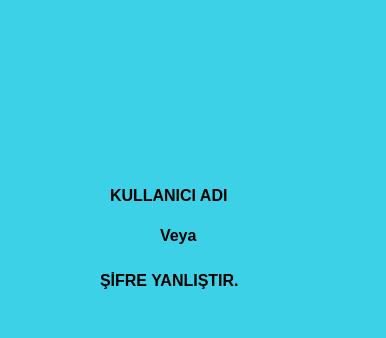
<?xml version="1.0" encoding="UTF-8"?>
<ui version="4.0">
 <class>Form</class>
 <widget class="QWidget" name="Form">
  <property name="geometry">
   <rect>
    <x>0</x>
    <y>0</y>
    <width>386</width>
    <height>338</height>
   </rect>
  </property>
  <property name="windowTitle">
   <string>HATA !</string>
  </property>
  <property name="windowIcon">
   <iconset resource="../resim_ana.qrc">
    <normaloff>:/newPrefix/Stok/work-process.png</normaloff>:/newPrefix/Stok/work-process.png</iconset>
  </property>
  <property name="styleSheet">
   <string notr="true">background-color: #3DD1E7;
</string>
  </property>
  <widget class="QLabel" name="label">
   <property name="geometry">
    <rect>
     <x>110</x>
     <y>10</y>
     <width>161</width>
     <height>141</height>
    </rect>
   </property>
   <property name="styleSheet">
    <string notr="true">border-image: url(:/self/Stok/man (1).png);</string>
   </property>
   <property name="text">
    <string/>
   </property>
  </widget>
  <widget class="QLabel" name="label_2">
   <property name="geometry">
    <rect>
     <x>110</x>
     <y>150</y>
     <width>201</width>
     <height>91</height>
    </rect>
   </property>
   <property name="font">
    <font>
     <pointsize>12</pointsize>
     <weight>75</weight>
     <bold>true</bold>
    </font>
   </property>
   <property name="text">
    <string>KULLANICI ADI</string>
   </property>
  </widget>
  <widget class="QLabel" name="label_3">
   <property name="geometry">
    <rect>
     <x>160</x>
     <y>210</y>
     <width>71</width>
     <height>51</height>
    </rect>
   </property>
   <property name="font">
    <font>
     <pointsize>12</pointsize>
     <weight>75</weight>
     <bold>true</bold>
    </font>
   </property>
   <property name="text">
    <string>Veya</string>
   </property>
  </widget>
  <widget class="QLabel" name="label_4">
   <property name="geometry">
    <rect>
     <x>100</x>
     <y>260</y>
     <width>201</width>
     <height>41</height>
    </rect>
   </property>
   <property name="font">
    <font>
     <pointsize>12</pointsize>
     <weight>75</weight>
     <bold>true</bold>
    </font>
   </property>
   <property name="text">
    <string>ŞİFRE YANLIŞTIR.</string>
   </property>
  </widget>
 </widget>
 <resources>
  <include location="../resim_ana.qrc"/>
 </resources>
 <connections/>
</ui>
